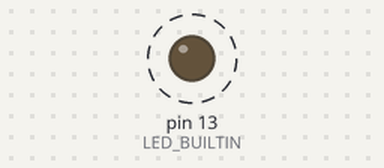
A sketch run on a simulated Arduino Uno, built with avr-gcc and run on an emulated ATmega328P. Shown: output pins drawn as LEDs (lit = HIGH). Dashed ring = blinking.

Above: at 0.5 s.
Timing chart, 0 to 4.6 s (numbered marks = the images above):
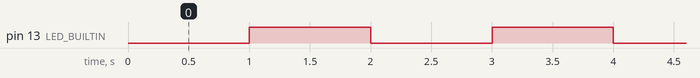

Measured:
- by itself, pin 13 (LED_BUILTIN): alternates HIGH for 1.0 s and LOW for 1.0 s

The sketch:

blink_complicated.ino
```cpp
// Challenged myself to write the most simple program in most complicated way possible.

namespace sid {

    const unsigned long delay = 1000*1;
}

void setup() {

    pinMode(LED_BUILTIN, OUTPUT);
}

void loop() {

    static unsigned long currentTime = millis(),
        lastTime = 0;

    static bool led_state = 0;

    if(currentTime - lastTime >= sid::delay) {

        led_state ^= 1;
        digitalWrite(LED_BUILTIN, led_state);
        lastTime = currentTime;
    }

    currentTime = millis();
}
```
